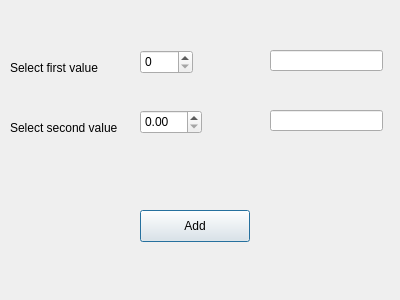
<?xml version="1.0" encoding="UTF-8"?>
<ui version="4.0">
 <class>Dialog</class>
 <widget class="QDialog" name="Dialog">
  <property name="geometry">
   <rect>
    <x>0</x>
    <y>0</y>
    <width>400</width>
    <height>300</height>
   </rect>
  </property>
  <property name="windowTitle">
   <string>Dialog</string>
  </property>
  <widget class="QLabel" name="labelFirstValue">
   <property name="geometry">
    <rect>
     <x>10</x>
     <y>60</y>
     <width>101</width>
     <height>16</height>
    </rect>
   </property>
   <property name="text">
    <string>Select first value</string>
   </property>
  </widget>
  <widget class="QLabel" name="labelSecondValue">
   <property name="geometry">
    <rect>
     <x>10</x>
     <y>120</y>
     <width>121</width>
     <height>16</height>
    </rect>
   </property>
   <property name="text">
    <string>Select second value</string>
   </property>
  </widget>
  <widget class="QSpinBox" name="spinBoxFirstValue">
   <property name="geometry">
    <rect>
     <x>140</x>
     <y>50</y>
     <width>53</width>
     <height>24</height>
    </rect>
   </property>
  </widget>
  <widget class="QDoubleSpinBox" name="doubleSpinBoxSecondValue">
   <property name="geometry">
    <rect>
     <x>140</x>
     <y>110</y>
     <width>62</width>
     <height>24</height>
    </rect>
   </property>
  </widget>
  <widget class="QLineEdit" name="lineEditFirstValue">
   <property name="geometry">
    <rect>
     <x>270</x>
     <y>50</y>
     <width>113</width>
     <height>21</height>
    </rect>
   </property>
  </widget>
  <widget class="QLineEdit" name="lineEditSecondValue">
   <property name="geometry">
    <rect>
     <x>270</x>
     <y>110</y>
     <width>113</width>
     <height>21</height>
    </rect>
   </property>
  </widget>
  <widget class="QPushButton" name="pushButtonAdd">
   <property name="geometry">
    <rect>
     <x>140</x>
     <y>210</y>
     <width>110</width>
     <height>32</height>
    </rect>
   </property>
   <property name="text">
    <string>Add</string>
   </property>
  </widget>
 </widget>
 <resources/>
 <connections/>
</ui>
